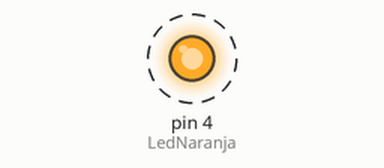
The sketch below on a simulated Arduino Uno, built with avr-gcc and run on an emulated ATmega328P. On the bench: output pins drawn as LEDs (lit = HIGH). Dashed ring = blinking.

Above: at 0.2 s.
Timing chart, 0 to 3.0 s (numbered marks = the images above):
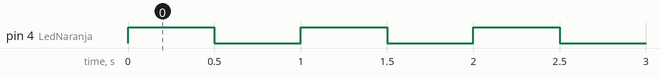

The sketch:

segundo_ejercicio2a.ino
```cpp
/*
	Fundacion Kinal
    Centro educativo tecnico laboral Kinal
    Quinto Perito
    Quinto electronica
    Codigo Tecnico: EB5AM
    Curso: Taller de electronica digital y reparacion de computadoras I
    Proyecto: Escritura en un pin digital (Encender o apagar un pin digital)
    Dev: Josue Julian de Jesus Robles Larios
    Fecha: 12 de abril
*/

//Directivas de preprocesador
#define LedNaranja 4		//pin4 conectado a un led
#define tiempo_espera 500	//tiempo entre estados

void setup()
{
  pinMode(LedNaranja, OUTPUT); 	//Pin4 como salida.
  digitalWrite(LedNaranja, LOW);  //LED conectado al Pin3 inicia apagado
}

void loop()
{
  digitalWrite(LedNaranja, HIGH); //Enciendo el led conectado al pin4
  delay(tiempo_espera); //espera 500 milisegundos.
  digitalWrite(LedNaranja, LOW); //Apago el led conectado al pin4
  delay(tiempo_espera); //espera de 500 milisegundos
}
```

Measured:
- by itself, pin 4 (LedNaranja): alternates HIGH for 0.50 s and LOW for 0.50 s
